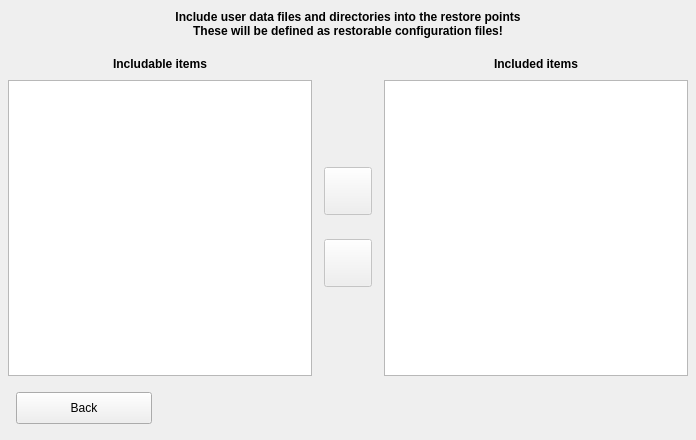
     <widget class="QWidget" name="includepanel" native="true">
      <property name="geometry">
       <rect>
        <x>697</x>
        <y>24</y>
        <width>696</width>
        <height>440</height>
       </rect>
      </property>
      <property name="autoFillBackground">
       <bool>true</bool>
      </property>
      <widget class="QLabel" name="includeitemstext">
       <property name="geometry">
        <rect>
         <x>8</x>
         <y>48</y>
         <width>304</width>
         <height>32</height>
        </rect>
       </property>
       <property name="font">
        <font>
         <weight>75</weight>
         <bold>true</bold>
        </font>
       </property>
       <property name="text">
        <string>Includable items</string>
       </property>
       <property name="alignment">
        <set>Qt::AlignCenter</set>
       </property>
      </widget>
      <widget class="QLabel" name="includedtext">
       <property name="geometry">
        <rect>
         <x>384</x>
         <y>48</y>
         <width>304</width>
         <height>32</height>
        </rect>
       </property>
       <property name="font">
        <font>
         <weight>75</weight>
         <bold>true</bold>
        </font>
       </property>
       <property name="text">
        <string>Included items</string>
       </property>
       <property name="alignment">
        <set>Qt::AlignCenter</set>
       </property>
      </widget>
      <widget class="QPushButton" name="includeremoveitem">
       <property name="enabled">
        <bool>false</bool>
       </property>
       <property name="geometry">
        <rect>
         <x>324</x>
         <y>239</y>
         <width>48</width>
         <height>48</height>
        </rect>
       </property>
       <property name="cursor">
        <cursorShape>PointingHandCursor</cursorShape>
       </property>
       <property name="focusPolicy">
        <enum>Qt::NoFocus</enum>
       </property>
       <property name="toolTip">
        <string>Remove item from the exclusion list</string>
       </property>
       <property name="icon">
        <iconset resource="pictures.qrc">
         <normaloff>:/pictures/leftarrow.png</normaloff>:/pictures/leftarrow.png</iconset>
       </property>
       <property name="iconSize">
        <size>
         <width>24</width>
         <height>22</height>
        </size>
       </property>
      </widget>
      <widget class="QPushButton" name="includeadditem">
       <property name="enabled">
        <bool>false</bool>
       </property>
       <property name="geometry">
        <rect>
         <x>324</x>
         <y>167</y>
         <width>48</width>
         <height>48</height>
        </rect>
       </property>
       <property name="cursor">
        <cursorShape>PointingHandCursor</cursorShape>
       </property>
       <property name="focusPolicy">
        <enum>Qt::NoFocus</enum>
       </property>
       <property name="toolTip">
        <string>Add item to the exclusion list</string>
       </property>
       <property name="icon">
        <iconset resource="pictures.qrc">
         <normaloff>:/pictures/rightarrow.png</normaloff>:/pictures/rightarrow.png</iconset>
       </property>
       <property name="iconSize">
        <size>
         <width>24</width>
         <height>22</height>
        </size>
       </property>
      </widget>
      <widget class="QPushButton" name="includeback">
       <property name="geometry">
        <rect>
         <x>16</x>
         <y>392</y>
         <width>136</width>
         <height>32</height>
        </rect>
       </property>
       <property name="cursor">
        <cursorShape>PointingHandCursor</cursorShape>
       </property>
       <property name="text">
        <string>Back</string>
       </property>
      </widget>
      <widget class="QTreeWidget" name="includeitemslist">
       <property name="geometry">
        <rect>
         <x>8</x>
         <y>80</y>
         <width>304</width>
         <height>296</height>
        </rect>
       </property>
       <property name="focusPolicy">
        <enum>Qt::ClickFocus</enum>
       </property>
       <property name="editTriggers">
        <set>QAbstractItemView::NoEditTriggers</set>
       </property>
       <property name="showDropIndicator" stdset="0">
        <bool>false</bool>
       </property>
       <property name="selectionBehavior">
        <enum>QAbstractItemView::SelectItems</enum>
       </property>
       <property name="headerHidden">
        <bool>true</bool>
       </property>
       <column>
        <property name="text">
         <string notr="true">1</string>
        </property>
       </column>
      </widget>
      <widget class="QListWidget" name="includedlist">
       <property name="geometry">
        <rect>
         <x>384</x>
         <y>80</y>
         <width>304</width>
         <height>296</height>
        </rect>
       </property>
       <property name="focusPolicy">
        <enum>Qt::ClickFocus</enum>
       </property>
       <property name="editTriggers">
        <set>QAbstractItemView::NoEditTriggers</set>
       </property>
       <property name="showDropIndicator" stdset="0">
        <bool>false</bool>
       </property>
       <property name="sortingEnabled">
        <bool>true</bool>
       </property>
      </widget>
      <widget class="lblevent" name="includeresize">
       <property name="geometry">
        <rect>
         <x>686</x>
         <y>430</y>
         <width>10</width>
         <height>10</height>
        </rect>
       </property>
       <property name="cursor">
        <cursorShape>PointingHandCursor</cursorShape>
       </property>
       <property name="pixmap">
        <pixmap resource="pictures.qrc">:/pictures/resize.png</pixmap>
       </property>
       <property name="scaledContents">
        <bool>true</bool>
       </property>
       <property name="alignment">
        <set>Qt::AlignCenter</set>
       </property>
      </widget>
      <widget class="QWidget" name="includecover" native="true">
       <property name="geometry">
        <rect>
         <x>5</x>
         <y>5</y>
         <width>686</width>
         <height>430</height>
        </rect>
       </property>
      </widget>
      <widget class="QLabel" name="includetext">
       <property name="geometry">
        <rect>
         <x>0</x>
         <y>0</y>
         <width>696</width>
         <height>48</height>
        </rect>
       </property>
       <property name="font">
        <font>
         <weight>75</weight>
         <bold>true</bold>
        </font>
       </property>
       <property name="text">
        <string>Include user data files and directories into the restore points
These will be defined as restorable configuration files!</string>
       </property>
       <property name="alignment">
        <set>Qt::AlignCenter</set>
       </property>
       <property name="wordWrap">
        <bool>true</bool>
       </property>
      </widget>
      <zorder>includeitemstext</zorder>
      <zorder>includedtext</zorder>
      <zorder>includeremoveitem</zorder>
      <zorder>includeadditem</zorder>
      <zorder>includeback</zorder>
      <zorder>includeitemslist</zorder>
      <zorder>includedlist</zorder>
      <zorder>includetext</zorder>
      <zorder>includecover</zorder>
      <zorder>includeresize</zorder>
     </widget>
